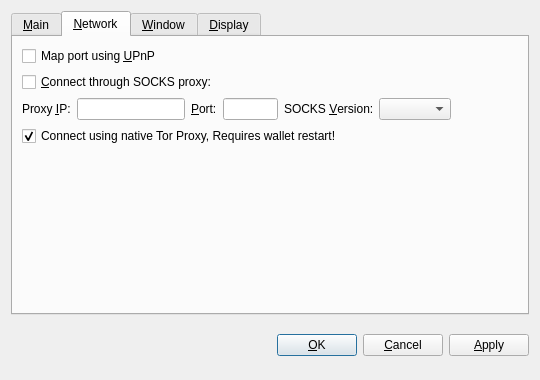
<?xml version="1.0" encoding="UTF-8"?>
<ui version="4.0">
 <class>OptionsDialog</class>
 <widget class="QDialog" name="OptionsDialog">
  <property name="geometry">
   <rect>
    <x>0</x>
    <y>0</y>
    <width>540</width>
    <height>380</height>
   </rect>
  </property>
  <property name="windowTitle">
   <string>Options</string>
  </property>
  <property name="styleSheet">
   <string notr="true">QSpinBox, QSpinBox#reserveBalance  {
        border-radius: 2px;
        border-width: 0;
        border-style: none;
        padding: 4px;
        background-color: #111;
        color: white;
}

QDialog {
        color: white;
        background-color: #333333;
        border: none;
}

QMainWindow {
        color: white;
        background-color: #333333;
        border: none;
}

QMenu {
        background-color: #333333;
        color: white;
}

QMenu::item:selected {
        background-color: #AEC6CF;
        color: white;
}

QMenu::item:hover {
        background-color: #33ffff;
        color: white;
}

QProgressBar {
        background-color: #333333;
        border-radius: 6px;
        text-align: center;
        color: white;
}

QProgressBar::chunk {
        background: QLinearGradient(x1: 0, y1: 0, x2: 1, y2: 0, stop: 0 #330000, stop: 1 #AEC6CF);
        border-radius: 6px; margin: 0px;
}

QScrollArea {
        border-radius: 6px;
        border-width: 0;
        border-style: none;
        padding: 8px;
        background-color: #000000;
        color: white;
}

QFormLayout {
        border-radius: 6px;
        border-width: 0;
        border-style: none;
        padding: 8px;
        background-color: #000000;
        color: white;
}

QCheckBox {
        border-radius: 4px;
        border-width: 0;
        border-style: none;
        padding: 8px;
        background-color: #000000;
        color: white;
}

QVBoxLayout {
        border-radius: 6px;
        border-width: 0;
        border-style: none;
        padding: 8px;
        background-color: #000000;
        color: white;
}

QFrame#central {
        background-color: #333333;
        border: none
}

QFrame#SendCoinsEntry {
        background-color: #333333;
        border: none;
        min-width: 10em;
        padding: 6px;
}

QFrame#frame, QFrame#frame_2, QFrame#frame_3 {
        background-color: #000000;
        border-style: plain;
        border-width: 20px;
        border-radius: 15px;
        border-color: #000000;
        min-width: 10em;
        padding: 6px;
}

QLabel {
        background-color: transparent;
        color: white;
        font-weight: normal
}

QLabel[openExternalLinks=true], QHeaderView {
        color: #aaaaaa
}

QLabel[openExternalLinks=false] {
        color: white;
        font-weight: normal
}

QPushButton, QToolButton {
        border: 4px solid #000000;
        border-radius: 7px;
        background-color: #000000;
        color: white;
        padding: 6px;
        margin: 6px;
}

QPushButton:checked, QToolButton:checked {
        color: #AEC6CF;
}

QPushButton:pressed, QToolButton:pressed {
        border-color: #AEC6CF;
        color: #AEC6CF;
}

QPushButton:disabled, QToolButton:disabled {
        color: #444;
        background-color: #222222;
}

scrollAreaWidgetContents QToolButton {
        border-radius: 8px;
        border-width: 0px;
}

scrollAreaWidgetContents {
        background: #222222
}

scrollAreaWidgetContents &gt; QFrame {
        background-color: #222222;
        border-width: 0px;
        border-style: none;
}

QToolBar {
        background: #333333;
        border: 0px solid black;
        padding: 3px;
}

QToolBar::handle {
        image: url(handle.png);
}

QMenuBar {
        background: #333333;
}

QMenuBar::item {
        background: #333333;
        color: white;
}

QStatusBar {
        background: #333333;
}

QLineEdit {
        border-radius: 6px;
        border-width: 1px;
        border-color: #222222;
        padding: 8px;
        background-color: #000000;
        color: white;
}

QLineEdit:disabled {
        border-radius: 6px;
        border-width: 1px;
        border-color: #222222;
        padding: 8px;
        background-color: #262626;
        color: white;
}

QComboBox {
        border-radius: 8px;
        border-width: 0;
        border-style: none;
        padding: 4px;
        background-color: #000000;
        color: white;
}

payAmount {
        border-radius: 8px;
        border-width: 0;
        border-style: none;
        padding: 4px;
        background-color: #000000;
        color: white;
}

QComboBox::drop-down {
        border-width: 0;
        border-style: none;
        background-color: #000000;
        color: white;
}

QTableView {
        background: #000000;
        color: white;
        border-style: none;
        selection-background-color: #aaaaaa;
        alternate-background-color: #222222;
        selection-color: #000000;
        border: 0px solid black;
}

QHeaderView {
        color: #aaaaaa;
        background-color: #000000;
        background-image: none;
}

QHeaderView::section {
        color: #aaaaaa;
        background-color: #222222;
}

QHeaderView::section:checked {
        background-color: #000000;
}

QTabWidget {
        background: #333333;
}

QTabWidget::pane {
        border-top: 1px solid #000000;
        border: 2px solid #000000;
        border-bottom-left-radius: 8px;
        border-bottom-right-radius: 8px;
        border-top-right-radius: 8px;
        background: #333333;
}

QTabWidget::tab-bar {
        left: 5px;
}

</string>
  </property>
  <property name="modal">
   <bool>true</bool>
  </property>
  <layout class="QVBoxLayout" name="verticalLayout">
   <item>
    <widget class="QTabWidget" name="tabWidget">
     <property name="tabPosition">
      <enum>QTabWidget::North</enum>
     </property>
     <property name="currentIndex">
      <number>1</number>
     </property>
     <widget class="QWidget" name="tabMain">
      <attribute name="title">
       <string>&amp;Main</string>
      </attribute>
      <layout class="QVBoxLayout" name="verticalLayout_Main">
       <item>
        <widget class="QLabel" name="transactionFeeInfoLabel">
         <property name="text">
          <string>Optional transaction fee per kB that helps make sure your transactions are processed quickly. Most transactions are 1 kB. Fee 0.01 recommended.</string>
         </property>
         <property name="textFormat">
          <enum>Qt::PlainText</enum>
         </property>
         <property name="wordWrap">
          <bool>true</bool>
         </property>
        </widget>
       </item>
       <item>
        <layout class="QHBoxLayout" name="horizontalLayoutFee">
         <item>
          <widget class="QLabel" name="transactionFeeLabel">
           <property name="text">
            <string>Pay transaction &amp;fee</string>
           </property>
           <property name="textFormat">
            <enum>Qt::PlainText</enum>
           </property>
           <property name="buddy">
            <cstring>transactionFee</cstring>
           </property>
          </widget>
         </item>
         <item>
          <widget class="BitcoinAmountField" name="transactionFee"/>
         </item>
         <item>
          <spacer name="horizontalSpacerFee">
           <property name="orientation">
            <enum>Qt::Horizontal</enum>
           </property>
           <property name="sizeHint" stdset="0">
            <size>
             <width>40</width>
             <height>20</height>
            </size>
           </property>
          </spacer>
         </item>
        </layout>
       </item>
       <item>
        <widget class="QLabel" name="reserveBalanceInfoLabel">
         <property name="text">
          <string>Reserved amount does not participate in staking and is therefore spendable at any time.</string>
         </property>
         <property name="textFormat">
          <enum>Qt::PlainText</enum>
         </property>
         <property name="wordWrap">
          <bool>true</bool>
         </property>
        </widget>
       </item>
       <item>
        <layout class="QHBoxLayout" name="horizontalLayoutReserveBalance">
         <item>
          <widget class="QLabel" name="reserveBalanceLabel">
           <property name="text">
            <string>Reserve</string>
           </property>
           <property name="textFormat">
            <enum>Qt::PlainText</enum>
           </property>
           <property name="buddy">
            <cstring>reserveBalance</cstring>
           </property>
          </widget>
         </item>
         <item>
          <widget class="BitcoinAmountField" name="reserveBalance"/>
         </item>
         <item>
          <spacer name="horizontalSpacerReserveBalance">
           <property name="orientation">
            <enum>Qt::Horizontal</enum>
           </property>
           <property name="sizeHint" stdset="0">
            <size>
             <width>40</width>
             <height>20</height>
            </size>
           </property>
          </spacer>
         </item>
        </layout>
       </item>
       <item>
        <widget class="QCheckBox" name="bitcoinAtStartup">
         <property name="toolTip">
          <string>Automatically start BlackBitCoin after logging in to the system.</string>
         </property>
         <property name="text">
          <string>&amp;Start BlackBitCoin on system login</string>
         </property>
        </widget>
       </item>
       <item>
        <widget class="QCheckBox" name="detachDatabases">
         <property name="toolTip">
          <string>Detach block and address databases at shutdown. This means they can be moved to another data directory, but it slows down shutdown. The wallet is always detached.</string>
         </property>
         <property name="text">
          <string>&amp;Detach databases at shutdown</string>
         </property>
        </widget>
       </item>
       <item>
        <spacer name="verticalSpacer_Main">
         <property name="orientation">
          <enum>Qt::Vertical</enum>
         </property>
         <property name="sizeHint" stdset="0">
          <size>
           <width>20</width>
           <height>40</height>
          </size>
         </property>
        </spacer>
       </item>
      </layout>
     </widget>
     <widget class="QWidget" name="tabNetwork">
      <attribute name="title">
       <string>&amp;Network</string>
      </attribute>
      <layout class="QVBoxLayout" name="verticalLayout_Network">
       <item>
        <widget class="QCheckBox" name="mapPortUpnp">
         <property name="toolTip">
          <string>Automatically open the BlackBitCoin client port on the router. This only works when your router supports UPnP and it is enabled.</string>
         </property>
         <property name="text">
          <string>Map port using &amp;UPnP</string>
         </property>
        </widget>
       </item>
       <item>
        <widget class="QCheckBox" name="connectSocks">
         <property name="toolTip">
          <string>Connect to the BlackBitCoin network through a SOCKS proxy (e.g. when connecting through Tor).</string>
         </property>
         <property name="text">
          <string>&amp;Connect through SOCKS proxy:</string>
         </property>
        </widget>
       </item>
       <item>
        <layout class="QHBoxLayout" name="horizontalLayout_Network">
         <item>
          <widget class="QLabel" name="proxyIpLabel">
           <property name="text">
            <string>Proxy &amp;IP:</string>
           </property>
           <property name="textFormat">
            <enum>Qt::PlainText</enum>
           </property>
           <property name="buddy">
            <cstring>proxyIp</cstring>
           </property>
          </widget>
         </item>
         <item>
          <widget class="QValidatedLineEdit" name="proxyIp">
           <property name="maximumSize">
            <size>
             <width>140</width>
             <height>16777215</height>
            </size>
           </property>
           <property name="toolTip">
            <string>IP address of the proxy (e.g. 127.0.0.1)</string>
           </property>
          </widget>
         </item>
         <item>
          <widget class="QLabel" name="proxyPortLabel">
           <property name="text">
            <string>&amp;Port:</string>
           </property>
           <property name="textFormat">
            <enum>Qt::PlainText</enum>
           </property>
           <property name="buddy">
            <cstring>proxyPort</cstring>
           </property>
          </widget>
         </item>
         <item>
          <widget class="QLineEdit" name="proxyPort">
           <property name="maximumSize">
            <size>
             <width>55</width>
             <height>16777215</height>
            </size>
           </property>
           <property name="toolTip">
            <string>Port of the proxy (e.g. 9050)</string>
           </property>
          </widget>
         </item>
         <item>
          <widget class="QLabel" name="socksVersionLabel">
           <property name="text">
            <string>SOCKS &amp;Version:</string>
           </property>
           <property name="textFormat">
            <enum>Qt::PlainText</enum>
           </property>
           <property name="buddy">
            <cstring>socksVersion</cstring>
           </property>
          </widget>
         </item>
         <item>
          <widget class="QValueComboBox" name="socksVersion">
           <property name="toolTip">
            <string>SOCKS version of the proxy (e.g. 5)</string>
           </property>
          </widget>
         </item>
         <item>
          <spacer name="horizontalSpacer_Network">
           <property name="orientation">
            <enum>Qt::Horizontal</enum>
           </property>
           <property name="sizeHint" stdset="0">
            <size>
             <width>40</width>
             <height>20</height>
            </size>
           </property>
          </spacer>
         </item>
        </layout>
       </item>
       <item>
        <widget class="QCheckBox" name="connectTorProxy">
         <property name="text">
          <string>Connect using native Tor Proxy, Requires wallet restart!</string>
         </property>
         <property name="checked">
          <bool>true</bool>
         </property>
        </widget>
       </item>
       <item>
        <spacer name="verticalSpacer_Network">
         <property name="orientation">
          <enum>Qt::Vertical</enum>
         </property>
         <property name="sizeHint" stdset="0">
          <size>
           <width>20</width>
           <height>40</height>
          </size>
         </property>
        </spacer>
       </item>
      </layout>
     </widget>
     <widget class="QWidget" name="tabWindow">
      <attribute name="title">
       <string>&amp;Window</string>
      </attribute>
      <layout class="QVBoxLayout" name="verticalLayout_Window">
       <item>
        <widget class="QCheckBox" name="minimizeToTray">
         <property name="toolTip">
          <string>Show only a tray icon after minimizing the window.</string>
         </property>
         <property name="text">
          <string>&amp;Minimize to the tray instead of the taskbar</string>
         </property>
        </widget>
       </item>
       <item>
        <widget class="QCheckBox" name="minimizeOnClose">
         <property name="toolTip">
          <string>Minimize instead of exit the application when the window is closed. When this option is enabled, the application will be closed only after selecting Quit in the menu.</string>
         </property>
         <property name="text">
          <string>M&amp;inimize on close</string>
         </property>
        </widget>
       </item>
       <item>
        <spacer name="verticalSpacer_Window">
         <property name="orientation">
          <enum>Qt::Vertical</enum>
         </property>
         <property name="sizeHint" stdset="0">
          <size>
           <width>20</width>
           <height>40</height>
          </size>
         </property>
        </spacer>
       </item>
      </layout>
     </widget>
     <widget class="QWidget" name="tabDisplay">
      <attribute name="title">
       <string>&amp;Display</string>
      </attribute>
      <layout class="QVBoxLayout" name="verticalLayout_Display">
       <item>
        <layout class="QHBoxLayout" name="horizontalLayout_1_Display">
         <item>
          <widget class="QLabel" name="langLabel">
           <property name="text">
            <string>User Interface &amp;language:</string>
           </property>
           <property name="textFormat">
            <enum>Qt::PlainText</enum>
           </property>
           <property name="buddy">
            <cstring>lang</cstring>
           </property>
          </widget>
         </item>
         <item>
          <widget class="QValueComboBox" name="lang">
           <property name="toolTip">
            <string>The user interface language can be set here. This setting will take effect after restarting BlackBitCoin.</string>
           </property>
          </widget>
         </item>
        </layout>
       </item>
       <item>
        <layout class="QHBoxLayout" name="horizontalLayout_2_Display">
         <item>
          <widget class="QLabel" name="unitLabel">
           <property name="text">
            <string>&amp;Unit to show amounts in:</string>
           </property>
           <property name="textFormat">
            <enum>Qt::PlainText</enum>
           </property>
           <property name="buddy">
            <cstring>unit</cstring>
           </property>
          </widget>
         </item>
         <item>
          <widget class="QValueComboBox" name="unit">
           <property name="toolTip">
            <string>Choose the default subdivision unit to show in the interface and when sending coins.</string>
           </property>
          </widget>
         </item>
        </layout>
       </item>
       <item>
        <widget class="QCheckBox" name="displayAddresses">
         <property name="toolTip">
          <string>Whether to show BlackBitCoin addresses in the transaction list or not.</string>
         </property>
         <property name="text">
          <string>&amp;Display addresses in transaction list</string>
         </property>
        </widget>
       </item>
       <item>
        <widget class="QCheckBox" name="coinControlFeatures">
         <property name="toolTip">
          <string>Whether to show coin control features or not.</string>
         </property>
         <property name="text">
          <string>Display coin &amp;control features</string>
         </property>
        </widget>
       </item>
       <item>
        <spacer name="verticalSpacer_Display">
         <property name="orientation">
          <enum>Qt::Vertical</enum>
         </property>
         <property name="sizeHint" stdset="0">
          <size>
           <width>20</width>
           <height>40</height>
          </size>
         </property>
        </spacer>
       </item>
      </layout>
     </widget>
    </widget>
   </item>
   <item>
    <layout class="QHBoxLayout" name="horizontalLayout_Buttons">
     <item>
      <spacer name="horizontalSpacer_1">
       <property name="orientation">
        <enum>Qt::Horizontal</enum>
       </property>
       <property name="sizeHint" stdset="0">
        <size>
         <width>40</width>
         <height>48</height>
        </size>
       </property>
      </spacer>
     </item>
     <item>
      <widget class="QLabel" name="statusLabel">
       <property name="font">
        <font>
         <weight>50</weight>
         <bold>false</bold>
        </font>
       </property>
       <property name="text">
        <string/>
       </property>
       <property name="textFormat">
        <enum>Qt::PlainText</enum>
       </property>
       <property name="wordWrap">
        <bool>true</bool>
       </property>
      </widget>
     </item>
     <item>
      <spacer name="horizontalSpacer_2">
       <property name="orientation">
        <enum>Qt::Horizontal</enum>
       </property>
       <property name="sizeHint" stdset="0">
        <size>
         <width>40</width>
         <height>48</height>
        </size>
       </property>
      </spacer>
     </item>
     <item>
      <widget class="QPushButton" name="okButton">
       <property name="text">
        <string>&amp;OK</string>
       </property>
      </widget>
     </item>
     <item>
      <widget class="QPushButton" name="cancelButton">
       <property name="text">
        <string>&amp;Cancel</string>
       </property>
       <property name="autoDefault">
        <bool>false</bool>
       </property>
      </widget>
     </item>
     <item>
      <widget class="QPushButton" name="applyButton">
       <property name="text">
        <string>&amp;Apply</string>
       </property>
       <property name="autoDefault">
        <bool>false</bool>
       </property>
      </widget>
     </item>
    </layout>
   </item>
  </layout>
 </widget>
 <customwidgets>
  <customwidget>
   <class>BitcoinAmountField</class>
   <extends>QSpinBox</extends>
   <header>bitcoinamountfield.h</header>
   <container>1</container>
  </customwidget>
  <customwidget>
   <class>QValueComboBox</class>
   <extends>QComboBox</extends>
   <header>qvaluecombobox.h</header>
  </customwidget>
  <customwidget>
   <class>QValidatedLineEdit</class>
   <extends>QLineEdit</extends>
   <header>qvalidatedlineedit.h</header>
  </customwidget>
 </customwidgets>
 <resources/>
 <connections/>
</ui>
